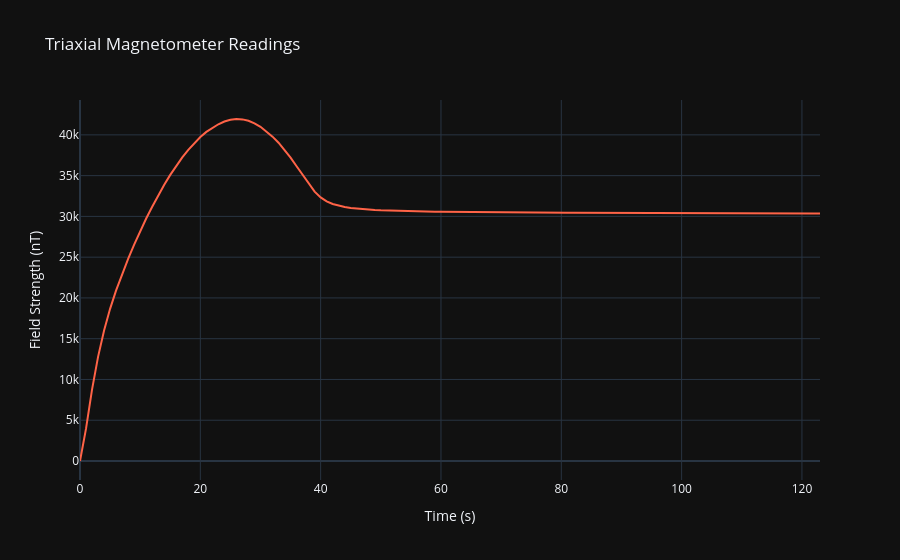

Notebook cell for this chart:
### Code cell
fig = go.Figure()

fig.add_trace(go.Scatter(
    x= times,
    y= np.sqrt(B_x**2 + B_y**2 + B_z**2), 
    mode='lines', 
    name='B_x',
    line=dict(color='tomato', width=2)
))
fig.update_layout(
    title='Triaxial Magnetometer Readings',
    xaxis_title='Time (s)',
    yaxis_title='Field Strength (nT)',
    template='plotly_dark',
    hovermode='x unified'
)

fig.show()
